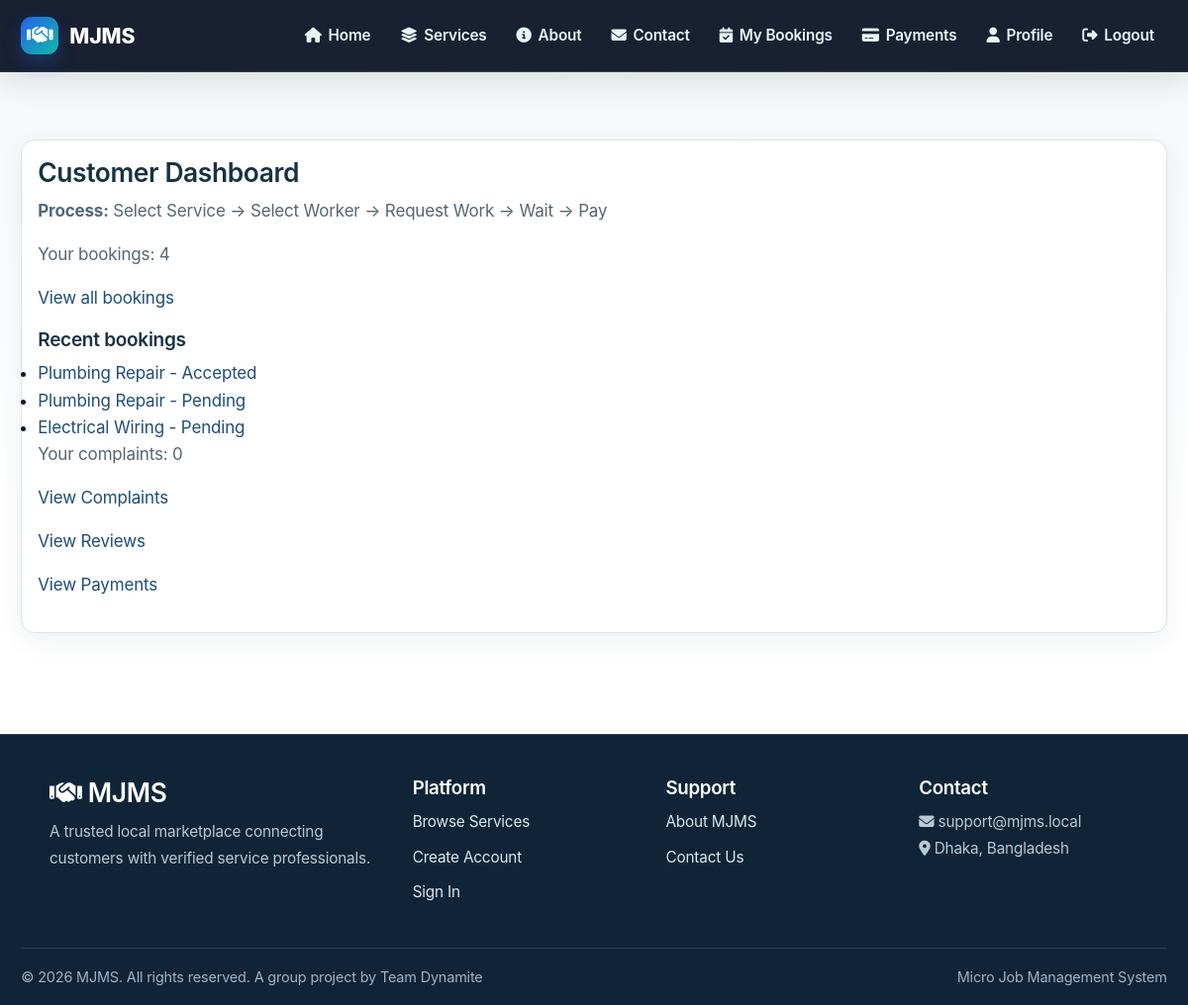
Page /dashboard/ (signed in) on the committed database.
### bookings/models.py (models this page shows, shortened)
class Booking(models.Model):
    STATUS_CHOICES = [
        ('Pending', 'Pending'),
        ('Confirmed', 'Confirmed'),
        ('Accepted', 'Accepted'),
        ('Open', 'Open'),
        ('Assigned', 'Assigned'),
        ('In Progress', 'In Progress'),
        ('Completed', 'Completed'),
        ('Cancelled', 'Cancelled'),
    ]
    customer = models.ForeignKey(
        settings.AUTH_USER_MODEL,
        on_delete=models.CASCADE,
        related_name='customer_bookings'
    )
    service = models.ForeignKey(
        Service,
        on_delete=models.CASCADE,
        related_name='bookings'
    )
    worker = models.ForeignKey(
        settings.AUTH_USER_MODEL,
        on_delete=models.SET_NULL,
        null=True,
        blank=True,
        related_name='worker_bookings'
    )
    booking_date = models.DateField()
    booking_time = models.TimeField()
    address = models.TextField()
    problem_description = models.TextField()
    problem_photo = models.ImageField(
        upload_to='booking_problem_photos/',
        blank=True,
        null=True,
    )
    status = models.CharField(
        max_length=20,
        choices=STATUS_CHOICES,
        default='Pending'
    )
    created_at = models.DateTimeField(auto_now_add=True)
    updated_at = models.DateTimeField(auto_now=True)
    class Meta:
        ordering = ['-created_at']

### services/models.py (models this page shows, shortened)
class Service(models.Model):
    name = models.CharField(max_length=100)
    category = models.ForeignKey(
        Category,
        on_delete=models.CASCADE,
        related_name='services',
        help_text='The category this service belongs to'
    )
    description = models.TextField()
    price = models.DecimalField(max_digits=10, decimal_places=2)
    image = models.ImageField(upload_to='service_images/')
    duration = models.CharField(max_length=50, help_text='Estimated duration (e.g., "2 hours")')
    location = models.CharField(max_length=100, blank=True, null=True)
    featured = models.BooleanField(default=False)
    is_available = models.BooleanField(default=True)
    created_at = models.DateTimeField(auto_now_add=True)
    updated_at = models.DateTimeField(auto_now=True)
    class Meta:
        ordering = ['category__name', 'name']
        indexes = [
            models.Index(fields=['category', 'is_available']),
        ]

### dashboard/views.py (the view, shortened to what this page needs)
# urls.py: path('', views.dashboard_home, name='dashboard_home'),
@login_required
def dashboard_home(request):
    bookings = Booking.objects.filter(customer=request.user)
    complaints = Complaint.objects.filter(customer=request.user)
    context = {
        'bookings': bookings,
        'complaints': complaints,
    }
    return render(request, 'dashboard/dashboard.html', context)

### notifications/views.py (called while the page is built)
def notification_context(request):
    if not request.user.is_authenticated:
        return {}
    return {
        'unread_notification_count': Notification.objects.filter(
            user=request.user,
            is_read=False,
        ).count(),
    }

### templates/dashboard/dashboard.html (shortened to what this page needs)
{% extends 'base.html' %}
{% block content %}
<div class="dashboard-shell">
    {% if user.role == 'admin' %}
        <header class="admin-header">
            <div>
                <p class="eyebrow">Operations Overview</p>
                <h1>Platform Administration</h1>
            </div>
            <div class="admin-header-actions">
                <a href="{% url 'admin:index' %}" class="btn btn-primary">Admin Panel</a>
                <a href="{% url 'admin_users_list' %}" class="btn btn-secondary">Manage Users</a>
            </div>
        </header>
        <section class="stats-grid">
            <article class="stat-card accent-blue">
                <div class="stat-icon"><i class="fa-solid fa-users"></i></div>
                <div>
                    <span>Customers</span>
                    <strong>{{ total_customers }}</strong>
                </div>
            </article>
            <article class="stat-card accent-green">
                <div class="stat-icon"><i class="fa-solid fa-user-tie"></i></div>
                <div>
                    <span>Workers</span>
                    <strong>{{ total_workers }}</strong>
                </div>
            </article>
            <article class="stat-card accent-orange">
                <div class="stat-icon"><i class="fa-solid fa-clock"></i></div>
                <div>
                    <span>Pending Workers</span>
                    <strong>{{ pending_workers }}</strong>
                </div>
            </article>
            <article class="stat-card accent-purple">
                <div class="stat-icon"><i class="fa-solid fa-clipboard-list"></i></div>
                <div>
                    <span>Service Requests</span>
                    <strong>{{ service_requests }}</strong>
                </div>
            </article>
            <article class="stat-card accent-indigo">
                <div class="stat-icon"><i class="fa-solid fa-calendar-check"></i></div>
                <div>
                    <span>Bookings</span>
                    <strong>{{ bookings.count }}</strong>
                </div>
            </article>
            <article class="stat-card accent-red">
                <div class="stat-icon"><i class="fa-solid fa-xmark-circle"></i></div>
                <div>
                    <span>Cancelled Jobs</span>
                    <strong>{{ cancelled_jobs }}</strong>
                </div>
            </article>
            <article class="stat-card accent-pink">
                <div class="stat-icon"><i class="fa-solid fa-triangle-exclamation"></i></div>
                <div>
                    <span>Complaints</span>
                    <strong>{{ complaints.count }}</strong>
                </div>
            </article>
            <article class="stat-card accent-cyan">
                <div class="stat-icon"><i class="fa-solid fa-sack-dollar"></i></div>
                <div>
                    <span>Revenue</span>
                    <strong>৳{{ platform_revenue|default:'0.00' }}</strong>
                </div>
            </article>
        </section>
        <section class="dashboard-grid admin-grid">
            <div class="dashboard-card">
                <h3>Completed Jobs</h3>
                <p class="dashboard-number">{{ completed_jobs }}</p>
                <small>Successful job outcomes</small>
            </div>
            <div class="dashboard-card">
                <h3>Cancelled Jobs</h3>
                <p class="dashboard-number">{{ cancelled_jobs }}</p>
                <small>Jobs requiring follow-up</small>
            </div>
            <div class="dashboard-card">
                <h3>Paid Transactions</h3>
                <p class="dashboard-number">{{ paid_transactions }}</p>
                <small>Verified payments</small>
            </div>
            <div class="dashboard-card">
                <h3>Platform Revenue</h3>
                <p class="dashboard-number">৳{{ platform_revenue|default:'0.00' }}</p>
                <small>Commission collected</small>
            </div>
            <div class="dashboard-card">
                <h3>Worker Earnings</h3>
                <p class="dashboard-number">৳{{ worker_earnings|default:'0.00' }}</p>
                <small>Gross payout value</small>
            </div>
            <div class="dashboard-card">
                <h3>Avg Rating</h3>
                <p class="dashboard-number">{{ avg_rating|floatformat:1 }}</p>
                <small>Marketplace quality</small>
            </div>
        </section>
        <section class="panel-card" style="margin-top: 24px;">
            <div class="panel-header">
                <h3>Approved workers by trade</h3>
                <span>{{ blocked_workers }} blocked</span>
            </div>
            <div class="analytics-grid">
                {% for trade in trade_counts %}
                    <div class="metric-box">
                        <h4>{{ trade.name }}</h4>
                        <p><strong>{{ trade.count }}</strong> approved worker(s)</p>
                    </div>
                {% empty %}
                    <div class="metric-box">
                        <h4>No trades</h4>
                        <p><strong>0</strong> approved worker(s)</p>
                    </div>
                {% endfor %}
            </div>
        </section>
        <section class="admin-panel-grid">
            <div class="panel-card analytics-card">
                <div class="panel-header">
                    <h3>Performance summary</h3>
                    <span>Recent business health</span>
                </div>
                <div class="analytics-grid">
                    <div class="metric-box">
                        <h4>Daily</h4>
                        <p><strong>Revenue:</strong> ৳{{ report_daily.revenue|default:'0.00' }}</p>
                        <p><strong>Jobs:</strong> {{ report_daily.jobs }}</p>
                    </div>
                    <div class="metric-box">
                        <h4>Monthly</h4>
                        <p><strong>Revenue:</strong> ৳{{ report_monthly.revenue|default:'0.00' }}</p>
                        <p><strong>Jobs:</strong> {{ report_monthly.jobs }}</p>
                    </div>
                    <div class="metric-box">
                        <h4>Yearly</h4>
                        <p><strong>Revenue:</strong> ৳{{ report_yearly.revenue|default:'0.00' }}</p>
                        <p><strong>Jobs:</strong> {{ report_yearly.jobs }}</p>
                    </div>
                </div>
            </div>
            <aside class="panel-card quick-actions">
                <div class="panel-header">
                    <h3>Quick actions</h3>
                    <span>Priority workflow</span>
                </div>
                <div class="dashboard-links">
                    <a href="{% url 'admin_users_list' %}"><i class="fa-solid fa-user-gear"></i> Manage Users</a>
                    <a href="{% url 'service_list' %}"><i class="fa-solid fa-list"></i> Manage Services</a>
                    <a href="{% url 'admin_jobs_list' %}"><i class="fa-solid fa-clipboard-list"></i> Monitor Jobs</a>
                    <a href="{% url 'admin_payouts_list' %}"><i class="fa-solid fa-percent"></i> Manage Commission</a>
                    <a href="{% url 'admin_payments_list' %}"><i class="fa-solid fa-sack-dollar"></i> Monitor Payments</a>
                    <a href="{% url 'admin_reports' %}"><i class="fa-solid fa-file-lines"></i> Generate Reports</a>
                </div>
            </aside>
        </section>
    {% else %}
        <div class="card dashboard-shell-card">
            <h3>Customer Dashboard</h3>
            <p><strong>Process:</strong> Select Service → Select Worker → Request Work → Wait → Pay</p>
            <p>Your bookings: {{ bookings.count }}</p>
            <p><a href="{% url 'booking_history' %}">View all bookings</a></p>
            {% if bookings %}
                <h4>Recent bookings</h4>
                <ul>
                    {% for booking in bookings|slice:':3' %}
                        <li>
                            <a href="{% url 'booking_detail' booking.pk %}">{{ booking.service.name }} - {{ booking.status }}</a>
                        </li>
                    {% endfor %}
                </ul>
            {% endif %}
            <p>Your complaints: {{ complaints.count }}</p>
            <p><a href="{% url 'complaint_history' %}">View Complaints</a></p>
            <p><a href="{% url 'review_history' %}">View Reviews</a></p>
            <p><a href="{% url 'payment_history' %}">View Payments</a></p>
        </div>
    {% endif %}
</div>
{% endblock %}

### static/css/professional.css (style rules this page uses)
:root { --primary-color: #1f4e79; --primary-dark: #163a56; --primary-light: #2d6ea8; --secondary-color: #31a24c; --secondary-dark: #229a3e; --accent-color: #f59e0b; --danger-color: #dc2626; --success-color: #10b981; --warning-color: #f97316; --info-color: #3b82f6; --text-dark: #1f2937; --text-muted: #6b7280; --text-light: #9ca3af; --bg-light: #f9fafb; --bg-lighter: #f3f4f6; --border-color: #e5e7eb; --border-light: #d1d5db; --font-primary: -apple-system, BlinkMacSystemFont, 'Segoe UI', Roboto, Oxygen, Ubuntu, Cantarell, sans-serif; --font-mono: 'Monaco', 'Courier New', monospace; --shadow-sm: 0 1px 2px 0 rgba(0, 0, 0, 0.05); --shadow-md: 0 4px 6px -1px rgba(0, 0, 0, 0.1); --shadow-lg: 0 10px 15px -3px rgba(0, 0, 0, 0.1); --shadow-xl: 0 20px 25px -5px rgba(0, 0, 0, 0.1); --radius-sm: 4px; --radius-md: 8px; --radius-lg: 12px; --radius-xl: 16px; }
* { margin: 0; padding: 0; box-sizing: border-box; }
html, body { height: 100%; }
body { font-family: var(--font-primary); background-color: var(--bg-light); color: var(--text-dark); line-height: 1.6; display: flex; flex-direction: column; }
a { color: var(--primary-color); text-decoration: none; transition: color 0.2s ease; }
h1, h2, h3, h4, h5, h6 { color: var(--text-dark); font-weight: 600; line-height: 1.3; margin-bottom: 0.5rem; }
h3 { font-size: 1.5rem; }
h4 { font-size: 1.25rem; }
p { margin-bottom: 1rem; color: var(--text-muted); }
.card, .container, .content { background: white; border-radius: var(--radius-lg); border: 1px solid var(--border-color); padding: 2rem; margin: 1.5rem 0; box-shadow: var(--shadow-sm); transition: all 0.3s ease; }
.dashboard-shell { max-width: 1280px; margin: 2rem auto; padding: 2rem 1.25rem 3rem; }
.dashboard-shell-card { max-width: 900px; margin: 2rem auto; padding: 2rem; }

### static/css/style.css (style rules this page uses)
html, body { height: 100%; }
body { font-family: Arial, sans-serif; margin: 0; padding: 0; background: #f7f9fc; color: #222; display: flex; flex-direction: column; }
h1, h2, h3 { color: #1f4e79; }
.card { background: white; border: 1px solid #d9e2ec; border-radius: 8px; padding: 16px; margin: 12px 0; }

### rows in the picture
Booking: service.name "Plumbing Repair", status "Accepted"
Booking: service.name "Plumbing Repair", status "Pending"
Booking: service.name "Electrical Wiring", status "Pending"

### other values in the picture
{{ bookings.count }} "4"
{{ complaints.count }} "0"
